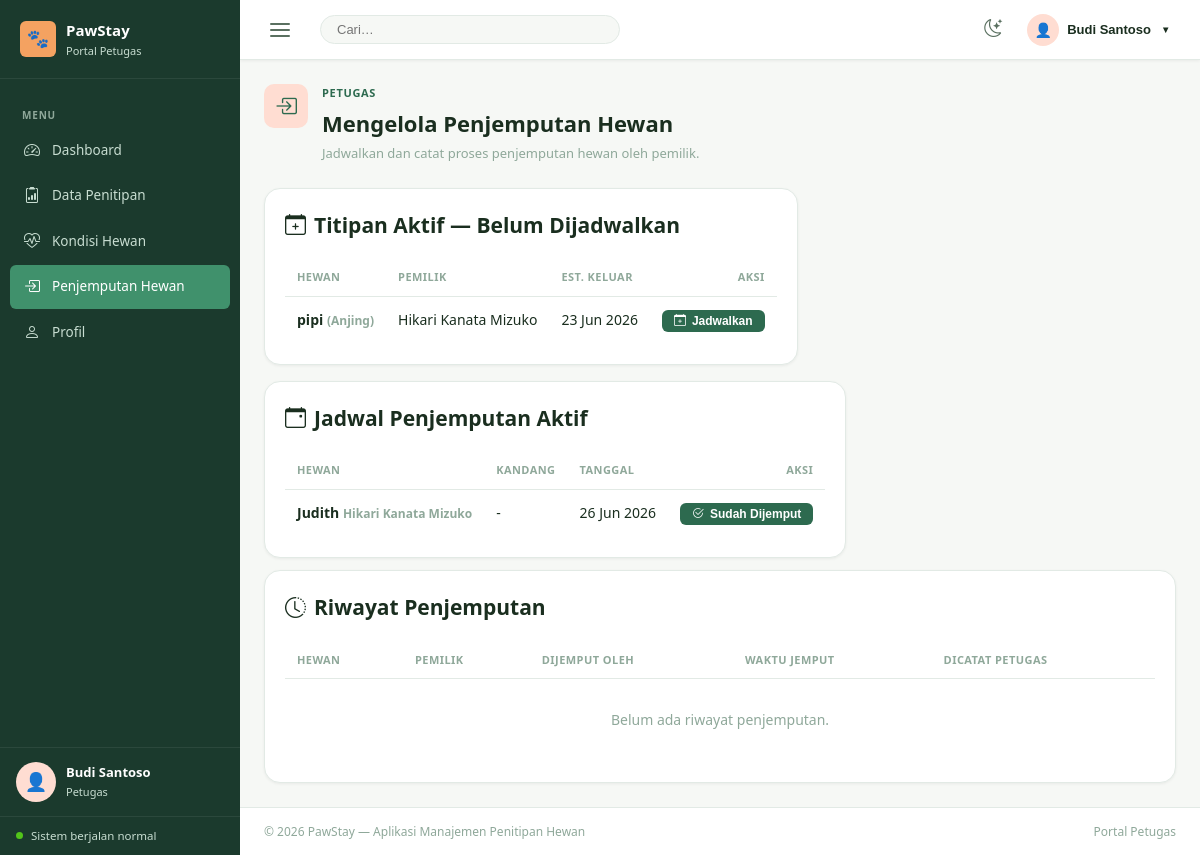
/pawstay/petugas-penjemputan.php (signed in), run on the app's committed database.
### tables this page shows
CREATE TABLE `penitipan` (
  `id_penitipan` int(10) UNSIGNED NOT NULL,
  `id_hewan` int(10) UNSIGNED NOT NULL,
  `id_petugas` int(10) UNSIGNED DEFAULT NULL,
  `tanggal_masuk` date NOT NULL,
  `tanggal_keluar` date DEFAULT NULL,
  `kandang` varchar(20) DEFAULT NULL,
  `status` enum('Menunggu Verifikasi','Aktif','Selesai','Batal') NOT NULL DEFAULT 'Menunggu Verifikasi',
  `catatan` text DEFAULT NULL,
  `terverifikasi_at` datetime DEFAULT NULL,
  `created_at` datetime NOT NULL DEFAULT current_timestamp(),
  `updated_at` datetime NOT NULL DEFAULT current_timestamp() ON UPDATE current_timestamp()
);

CREATE TABLE `hewan` (
  `id_hewan` int(10) UNSIGNED NOT NULL,
  `id_pemilik` int(10) UNSIGNED NOT NULL,
  `nama_hewan` varchar(100) NOT NULL,
  `jenis_hewan` varchar(50) NOT NULL,
  `ras` varchar(100) DEFAULT NULL,
  `umur` int(11) DEFAULT NULL,
  `berat` decimal(5,2) DEFAULT NULL,
  `keterangan` text DEFAULT NULL,
  `foto` varchar(255) DEFAULT NULL,
  `created_at` datetime NOT NULL DEFAULT current_timestamp(),
  `updated_at` datetime NOT NULL DEFAULT current_timestamp() ON UPDATE current_timestamp()
);

CREATE TABLE `pemilik` (
  `id_pemilik` int(10) UNSIGNED NOT NULL,
  `nama_pemilik` varchar(100) NOT NULL,
  `username` varchar(50) NOT NULL,
  `password` varchar(255) NOT NULL,
  `email` varchar(100) NOT NULL,
  `no_telepon` varchar(20) DEFAULT NULL,
  `no_hp` varchar(20) NOT NULL,
  `alamat` text DEFAULT NULL,
  `foto` varchar(255) DEFAULT NULL,
  `created_at` datetime NOT NULL DEFAULT current_timestamp(),
  `updated_at` datetime NOT NULL DEFAULT current_timestamp() ON UPDATE current_timestamp()
);

CREATE TABLE `penjemputan` (
  `id_penjemputan` int(10) UNSIGNED NOT NULL,
  `id_penitipan` int(10) UNSIGNED NOT NULL,
  `id_petugas` int(10) UNSIGNED DEFAULT NULL,
  `tanggal_dijadwalkan` date DEFAULT NULL,
  `tanggal_jemput` datetime DEFAULT NULL,
  `dijemput_oleh` varchar(100) DEFAULT NULL,
  `status` enum('Dijadwalkan','Sudah Dijemput','Terlambat') NOT NULL DEFAULT 'Dijadwalkan',
  `catatan` text DEFAULT NULL,
  `created_at` datetime NOT NULL DEFAULT current_timestamp(),
  `updated_at` datetime NOT NULL DEFAULT current_timestamp() ON UPDATE current_timestamp()
);

### pawstay/koneksi.php (called while the page is built, shortened)
<?php
try {
    $dsn = sprintf(
        'mysql:host=%s;dbname=%s;charset=%s',
        DB_HOST, DB_NAME, DB_CHARSET
    );
    $pdo = new PDO($dsn, DB_USER, DB_PASS, [
        PDO::ATTR_ERRMODE            => PDO::ERRMODE_EXCEPTION,
        PDO::ATTR_DEFAULT_FETCH_MODE => PDO::FETCH_ASSOC,
        PDO::ATTR_EMULATE_PREPARES   => false,
    ]);
} catch (PDOException $e) {
    http_response_code(500);
    die(json_encode([
        'status'  => 'error',
        'message' => 'Koneksi database gagal. Silakan hubungi administrator.',
        'detail'  => (ini_get('display_errors') ? $e->getMessage() : null),
    ]));
}
function dbFetchAll(string $sql, array $params = []): array
{
    global $pdo;
    $stmt = $pdo->prepare($sql);
    $stmt->execute($params);
    return $stmt->fetchAll();
}

### pawstay/petugas-penjemputan.php (the view, shortened to what this page needs)
<?php
require_once 'koneksi.php';
$belumDijadwalkan = dbFetchAll("
  SELECT pt.id_penitipan, pt.tanggal_keluar, h.nama_hewan, h.jenis_hewan, pm.nama_pemilik
  FROM penitipan pt
  JOIN hewan h ON h.id_hewan = pt.id_hewan
  JOIN pemilik pm ON pm.id_pemilik = h.id_pemilik
  WHERE pt.status = 'Aktif'
    AND pt.id_penitipan NOT IN (SELECT id_penitipan FROM penjemputan WHERE status = 'Dijadwalkan')
  ORDER BY pt.tanggal_keluar ASC
");
$dijadwalkan = dbFetchAll("
  SELECT pj.*, h.nama_hewan, h.jenis_hewan, pm.nama_pemilik, pm.no_hp, pt.kandang
  FROM penjemputan pj
  JOIN penitipan pt ON pt.id_penitipan = pj.id_penitipan
  JOIN hewan h ON h.id_hewan = pt.id_hewan
  JOIN pemilik pm ON pm.id_pemilik = h.id_pemilik
  WHERE pj.status = 'Dijadwalkan'
  ORDER BY pj.tanggal_dijadwalkan ASC
");
$riwayat = dbFetchAll("
  SELECT pj.*, h.nama_hewan, h.jenis_hewan, pm.nama_pemilik, pg.nama_petugas
  FROM penjemputan pj
  JOIN penitipan pt ON pt.id_penitipan = pj.id_penitipan
  JOIN hewan h ON h.id_hewan = pt.id_hewan
  JOIN pemilik pm ON pm.id_pemilik = h.id_pemilik
  LEFT JOIN petugas pg ON pg.id_petugas = pj.id_petugas
  WHERE pj.status = 'Sudah Dijemput'
  ORDER BY pj.tanggal_jemput DESC
  LIMIT 15
");
?>
<!DOCTYPE html>
<html lang="id" data-theme="light">
<head>
  <link rel="stylesheet" href="https://cdn.jsdelivr.net/npm/bootstrap-icons@1.11.3/font/bootstrap-icons.min.css">
  <link rel="stylesheet" href="style.css">
</head>
<body>
<?php include 'partials/petugas-header.php'; ?>
      <div class="page-heading">
        <div class="page-heading-copy">
          <span class="page-icon"><i class="bi bi-box-arrow-in-right"></i></span>
          <div>
            <p class="eyebrow mb-1">Petugas</p>
            <h1 style="font-size:22px;font-weight:700;margin-bottom:2px">Mengelola Penjemputan Hewan</h1>
            <p class="text-muted mb-0" style="font-size:13px">Jadwalkan dan catat proses penjemputan hewan oleh pemilik.</p>
          </div>
        </div>
      </div>
      <div class="row g-3 mb-3">
        <div class="col-lg-6">
          <div class="panel h-100">
            <div class="panel-header">
              <h2 class="section-title h6 mb-0"><i class="bi bi-calendar-plus"></i> Titipan Aktif — Belum Dijadwalkan</h2>
            </div>
            <div class="table-responsive">
              <table>
                <thead><tr><th>Hewan</th><th>Pemilik</th><th>Est. Keluar</th><th class="text-end">Aksi</th></tr></thead>
                <tbody>
                  <?php if (count($belumDijadwalkan) === 0): ?>
                  <tr><td colspan="4" style="text-align:center;padding:24px;color:var(--text-muted);">Semua titipan aktif sudah punya jadwal.</td></tr>
                  <?php else: foreach ($belumDijadwalkan as $b): ?>
                  <tr>
                    <td class="fw-semibold"><?= htmlspecialchars($b['nama_hewan']) ?> <span class="text-muted small">(<?= htmlspecialchars($b['jenis_hewan']) ?>)</span></td>
                    <td><?= htmlspecialchars($b['nama_pemilik']) ?></td>
                    <td><?= $b['tanggal_keluar'] ? date('d M Y', strtotime($b['tanggal_keluar'])) : '-' ?></td>
                    <td class="text-end">
                      <button type="button" class="btn btn-primary btn-sm" data-bs-toggle="modal" data-bs-target="#modalJadwal<?= $b['id_penitipan'] ?>">
                        <i class="bi bi-calendar-plus"></i> Jadwalkan
                      </button>
                    </td>
                  </tr>
                  <?php endforeach; endif; ?>
                </tbody>
              </table>
            </div>
          </div>
        </div>
        <div class="col-lg-6">
          <div class="panel h-100">
            <div class="panel-header">
              <h2 class="section-title h6 mb-0"><i class="bi bi-calendar-event"></i> Jadwal Penjemputan Aktif</h2>
            </div>
            <div class="table-responsive">
              <table>
                <thead><tr><th>Hewan</th><th>Kandang</th><th>Tanggal</th><th class="text-end">Aksi</th></tr></thead>
                <tbody>
                  <?php if (count($dijadwalkan) === 0): ?>
                  <tr><td colspan="4" style="text-align:center;padding:24px;color:var(--text-muted);">Tidak ada jadwal penjemputan.</td></tr>
                  <?php else: foreach ($dijadwalkan as $j): ?>
                  <tr>
                    <td class="fw-semibold"><?= htmlspecialchars($j['nama_hewan']) ?> <span class="text-muted small d-block"><?= htmlspecialchars($j['nama_pemilik']) ?></span></td>
                    <td><?= htmlspecialchars($j['kandang'] ?? '-') ?></td>
                    <td><?= $j['tanggal_dijadwalkan'] ? date('d M Y', strtotime($j['tanggal_dijadwalkan'])) : '-' ?></td>
                    <td class="text-end">
                      <button type="button" class="btn btn-primary btn-sm" data-bs-toggle="modal" data-bs-target="#modalSelesai<?= $j['id_penjemputan'] ?>">
                        <i class="bi bi-check2-circle"></i> Sudah Dijemput
                      </button>
                    </td>
                  </tr>
                  <?php endforeach; endif; ?>
                </tbody>
              </table>
            </div>
          </div>
        </div>
      </div>
      <div class="panel">
        <div class="panel-header">
          <h2 class="section-title h5 mb-0"><i class="bi bi-clock-history"></i> Riwayat Penjemputan</h2>
        </div>
        <div class="table-responsive">
          <table>
            <thead><tr><th>Hewan</th><th>Pemilik</th><th>Dijemput Oleh</th><th>Waktu Jemput</th><th>Dicatat Petugas</th></tr></thead>
            <tbody>
              <?php if (count($riwayat) === 0): ?>
              <tr><td colspan="5" style="text-align:center;padding:30px;color:var(--text-muted);">Belum ada riwayat penjemputan.</td></tr>
              <?php else: foreach ($riwayat as $r): ?>
              <tr>
                <td class="fw-semibold"><?= htmlspecialchars($r['nama_hewan']) ?> <span class="text-muted small">(<?= htmlspecialchars($r['jenis_hewan']) ?>)</span></td>
                <td><?= htmlspecialchars($r['nama_pemilik']) ?></td>
                <td><?= htmlspecialchars($r['dijemput_oleh'] ?? '-') ?></td>
                <td><?= $r['tanggal_jemput'] ? date('d M Y H:i', strtotime($r['tanggal_jemput'])) : '-' ?></td>
                <td><?= htmlspecialchars($r['nama_petugas'] ?? '-') ?></td>
              </tr>
              <?php endforeach; endif; ?>
            </tbody>
          </table>
        </div>
      </div>
<?php include 'partials/petugas-footer.php'; ?>

### pawstay/style.css (style rules this page uses)
:root { --brand-primary: #2D6A4F; --brand-primary-light: #40916C; --brand-accent: #F4A261; --brand-accent-light: #FFDDD2; --bg-body: #F6F8F5; --bg-surface: #FFFFFF; --bg-sidebar: #1B3A2D; --bg-sidebar-hover: #2D6A4F; --bg-sidebar-active: #40916C; --text-primary: #1A2E1F; --text-secondary: #5A7060; --text-muted: #8FA89A; --text-sidebar: #C8DDD1; --text-sidebar-active: #FFFFFF; --border-color: #E2EAE5; --radius-sm: 6px; --radius-md: 10px; --radius-lg: 16px; --shadow-sm: 0 1px 3px rgba(0,0,0,.06); --shadow-md: 0 4px 16px rgba(0,0,0,.08); --sidebar-w: 240px; --navbar-h: 60px; --success: #2D6A4F; --warning: #F4A261; --danger: #E63946; --info: #457B9D; }
*, *::before, *::after { box-sizing: border-box; margin: 0; padding: 0; }
body { font-family: 'Segoe UI', system-ui, sans-serif; background: var(--bg-body); color: var(--text-primary); font-size: 14px; line-height: 1.6; }
.page-heading { display: flex; align-items: flex-start; justify-content: space-between; flex-wrap: wrap; gap: 12px; margin-bottom: 24px; }
.page-heading-copy { display: flex; align-items: flex-start; gap: 14px; }
.page-icon { width: 44px; height: 44px; background: var(--brand-accent-light); border-radius: var(--radius-md); display: flex; align-items: center; justify-content: center; font-size: 22px; flex-shrink: 0; color: var(--brand-primary); }
.eyebrow { font-size: 11px; font-weight: 700; text-transform: uppercase; letter-spacing: .06em; color: var(--brand-primary); }
.panel { background: var(--bg-surface); border: 1px solid var(--border-color); border-radius: var(--radius-lg); padding: 20px; box-shadow: var(--shadow-sm); }
.panel-header { display: flex; align-items: flex-start; justify-content: space-between; gap: 12px; margin-bottom: 16px; flex-wrap: wrap; }
.section-title { display: flex; align-items: center; gap: 8px; color: var(--text-primary); font-weight: 600; }
.row { display: flex; flex-wrap: wrap; }
.g-3 { gap: 16px; }
.mb-0 { margin-bottom: 0; }
.mb-1 { margin-bottom: 4px; }
.mb-3 { margin-bottom: 12px; }
.h-100 { height: 100%; }
.text-end { text-align: right; }
.text-muted { color: var(--text-muted) !important; }
.fw-semibold { font-weight: 600; }
.small { font-size: 12px; }
.btn { display: inline-flex; align-items: center; gap: 6px; padding: 7px 16px; border-radius: var(--radius-sm); border: none; cursor: pointer; font-size: 13px; font-weight: 600; transition: opacity .15s, background .15s; }
.btn-primary { background: var(--brand-primary); color: #fff; }
.btn-sm { padding: 4px 12px; font-size: 12px; }
table { width: 100%; border-collapse: collapse; }
thead th { padding: 10px 12px; font-size: 11px; font-weight: 700; text-transform: uppercase; letter-spacing: .04em; color: var(--text-muted); border-bottom: 1px solid var(--border-color); text-align: left; }
tbody td { padding: 12px; border-bottom: 1px solid var(--border-color); vertical-align: middle; }
tbody tr:last-child td { border-bottom: none; }
.table-responsive { overflow-x: auto; }

### data on the page
penitipan: id_hewan.nama_hewan "pipi", id_hewan.jenis_hewan "Anjing", pemilik.nama_pemilik "Hikari Kanata Mizuko", tanggal_keluar "23 Jun 2026"
penjemputan: hewan.nama_hewan "Judith", pemilik.nama_pemilik "Hikari Kanata Mizuko", id_penitipan.kandang "-", tanggal_dijadwalkan "26 Jun 2026"

### other printed values
$namaPetugas "Budi Santoso"
